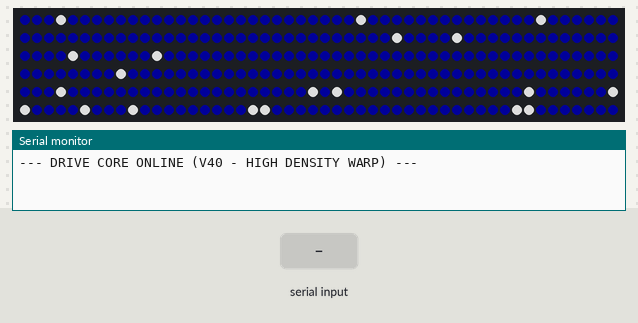
Simulated run of this sketch. Board: Arduino Uno, built with avr-gcc and run on an emulated ATmega328P. On the bench: 300 RGB LEDs in strip order, left to right, continuing on the next row, the last lines printed to the serial monitor. The test bench sets the inputs (shaded band). Dim RGB values are drawn brighter than linear; random numbers use the default seed unless the sketch sets one.

Above: at 1.7 s.
1.8 s: "90,45\n" received over Serial
At 4.16 s:
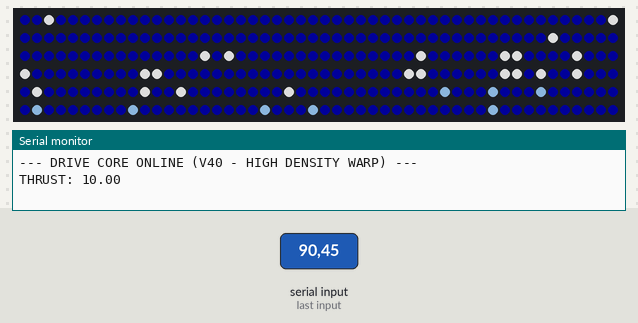
At 5.06 s:
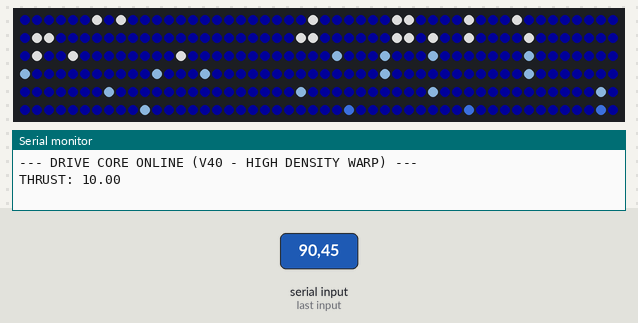
Timing chart, 0 to 6.6 s (numbered marks = the images above; inputs shaded):
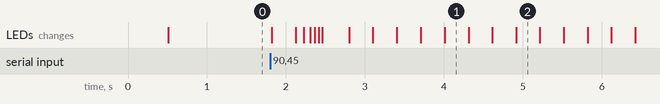

The sketch:

Leds.ino
```cpp
#include <FastLED.h>

#define NUM_LEDS 300
#define DATA_PIN 11
#define CLOCK_PIN 13
#define BRIGHTNESS 150
#define LED_TYPE APA102
#define COLOR_ORDER BRG

CRGB leds[NUM_LEDS];

float targetSpeed = 0.00;
float actualSpeed = 0.10;
float lastLoggedSpeed = -999.00;
float subPixelPos = 0.00;

// --- SPAWN CONTROL ---
unsigned long lastSpawnTime = 0;
unsigned long nextSpawnInterval = 100;

// --- TUNING ---
const float idleDrift = 0.12;
const float accelRate = 0.003;
const float friction = 0.992;
const float globalScale = 0.008;
const CRGB bgColor = CRGB(0, 0, 45);

void setup() {
    Serial.begin(115200);
    Serial.setTimeout(2);

    delay(500);
    FastLED.addLeds<LED_TYPE, DATA_PIN, CLOCK_PIN, COLOR_ORDER>(leds, NUM_LEDS);
    FastLED.setBrightness(BRIGHTNESS);

    fill_solid(leds, NUM_LEDS, bgColor);
    // Start with 20 stars for the idle look
    for(int i = 0; i < 20; i++) leds[random16(NUM_LEDS)] = CRGB::White;
    FastLED.show();

    Serial.println("--- DRIVE CORE ONLINE (V40 - HIGH DENSITY WARP) ---");
}

void loop() {
    unsigned long currentTime = millis();

    // 1. SERIAL INPUT
    if (Serial.available() > 0) {
        float input = Serial.parseFloat();
        while(Serial.available() > 0) { Serial.read(); }
        float newTarget = constrain(input, -10.0, 10.0);

        if (abs(newTarget - lastLoggedSpeed) > 0.01) {
            Serial.print("THRUST: "); Serial.println(newTarget, 2);
            targetSpeed = newTarget;
            lastLoggedSpeed = newTarget;
        }
    }

    // 2. MOMENTUM ENGINE
    if (abs(actualSpeed) > abs(targetSpeed)) {
        actualSpeed *= friction;
        if (abs(actualSpeed) < abs(targetSpeed)) actualSpeed = targetSpeed;
    } else {
        actualSpeed += (targetSpeed - actualSpeed) * accelRate;
    }

    // 3. DENSITY MONITORING
    // INCREASED MAX CAPACITY: 20 stars at idle, up to 120 stars at speed 10
    int targetStarCount = map(abs(actualSpeed) * 100, 0, 1000, 20, 120);

    int currentStarCount = 0;
    for(int i = 0; i < NUM_LEDS; i++) {
        if(leds[i] != bgColor) currentStarCount++;
    }

    // 4. SMART SPAWNING
    if (currentStarCount < targetStarCount) {
        if (currentTime - lastSpawnTime >= nextSpawnInterval) {
            lastSpawnTime = currentTime;

            // At high speeds, we reduce the interval so stars fill in faster
            // This prevents gaps during acceleration
            int minGap = map(abs(actualSpeed) * 100, 0, 1000, 100, 10);
            int maxGap = map(abs(actualSpeed) * 100, 0, 1000, 400, 80);
            nextSpawnInterval = random(minGap, maxGap);

            bool forward = (actualSpeed >= 0);
            int spawnIdx = forward ? (NUM_LEDS - 1) : 0;

            CRGB starColor = CRGB::White;
            // Aesthetic blue shifts for high speeds
            if (abs(actualSpeed) > 6.0) starColor = CRGB(160, 210, 255);
            if (abs(actualSpeed) > 8.5) starColor = CRGB(70, 130, 255);

            leds[spawnIdx] = starColor;
        }
    }
    else if (currentStarCount > targetStarCount) {
        // Smoothly delete the excess when slowing down
        int toDelete = (currentStarCount - targetStarCount) / 4 + 1;
        for(int i = 0; i < toDelete; i++) {
            int rIdx = random16(NUM_LEDS);
            if (leds[rIdx] != bgColor) leds[rIdx] = bgColor;
        }
    }

    // 5. MOVEMENT
    float speedMagnitude = actualSpeed * actualSpeed;
    float moveAmount = speedMagnitude * globalScale;
    float minMove = idleDrift * globalScale;
    if (moveAmount < minMove) moveAmount = minMove;
    if (actualSpeed < 0) moveAmount = -moveAmount;

    subPixelPos += moveAmount;

    int pixelsToMove = (int)subPixelPos;
    if (abs(pixelsToMove) >= 1) {
        shiftStrip(pixelsToMove);
        subPixelPos -= pixelsToMove;
    }

    FastLED.show();
}

void shiftStrip(int amount) {
    if (amount > 0) { // Forward
        for(int i = 0; i < NUM_LEDS - amount; i++) leds[i] = leds[i + amount];
        for(int i = NUM_LEDS - amount; i < NUM_LEDS; i++) leds[i] = bgColor;
    } else { // Backward
        int absAmt = abs(amount);
        for(int i = NUM_LEDS - 1; i >= absAmt; i--) leds[i] = leds[i - absAmt];
        for(int i = 0; i < absAmt; i++) leds[i] = bgColor;
    }
}
```
